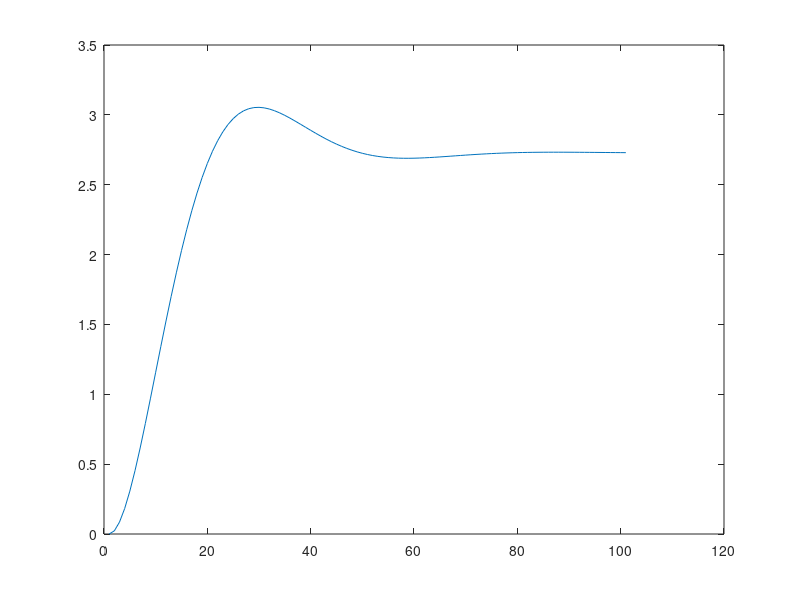
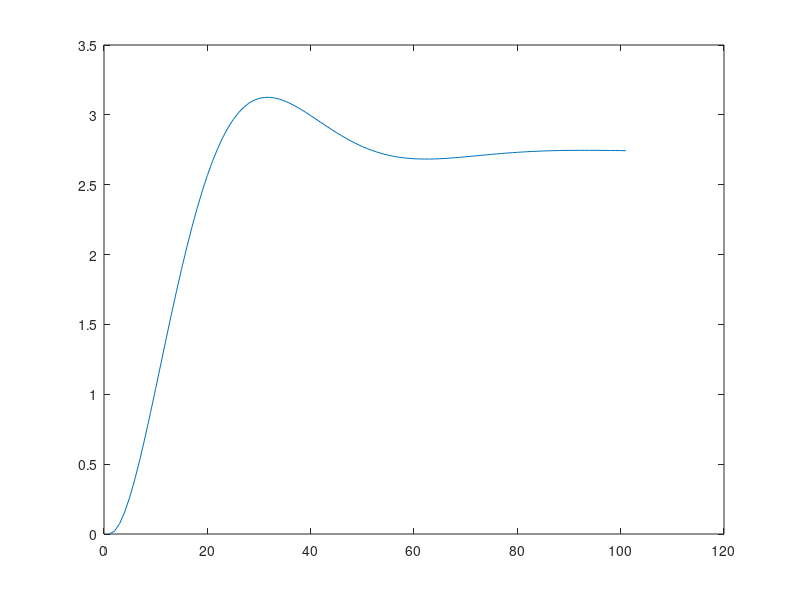

The MATLAB script that drew these images, in order:
%MOTOR ROJO/NEGRO
K1=0.29;
R1=1.11;
L1=286e-6;
J1=19.3e-6;
B1=0.02;

Num1=[K1];
Den1=[L1*J1 R1*J1+B1*L1 B1*R1+K1^2];
TF_R_N= tf(Num1, Den1);
figure(1)
plot(step(TF_R_N))

%MOTOR VERDE/BLANCO

K2=0.29;
R2=1.09;
L2=339e-6;
J2=19.3e-6;
B2=0.02;

Num2=[K2];
Den2=[L2*J2 (R2*J2+L2*B2) B2*R2+K2^2];
TF_V_B= tf(Num2, Den2);
figure(2)
plot(step(TF_V_B))